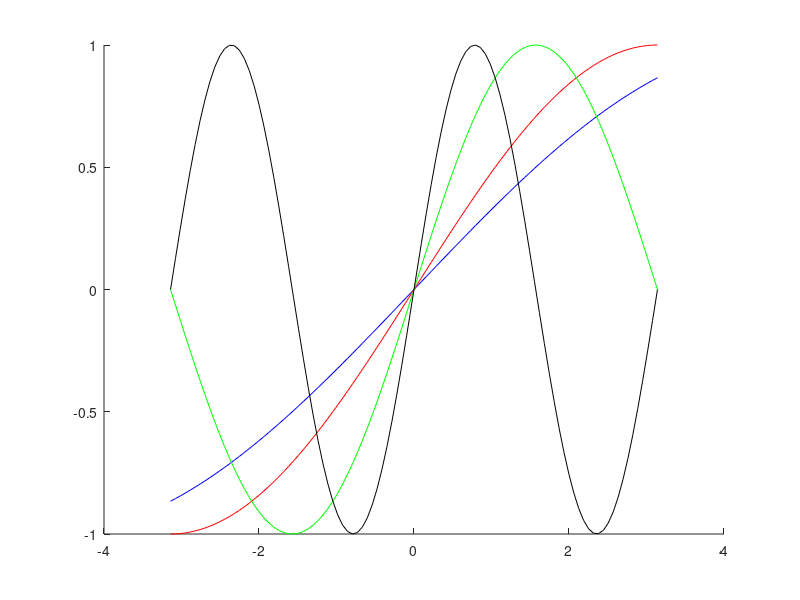

MATLAB code for this plot:
clear all
clc

figure(1)
hold on

k = [1/3 1/2 1 2];
color = ['b' 'r' 'g' 'k'];
x = linspace(-pi, pi, 100);

for i=1:1:4
    y = sin(k(1,i) * x);
    plot(x,y, [color(1,i), '-' ])
end
